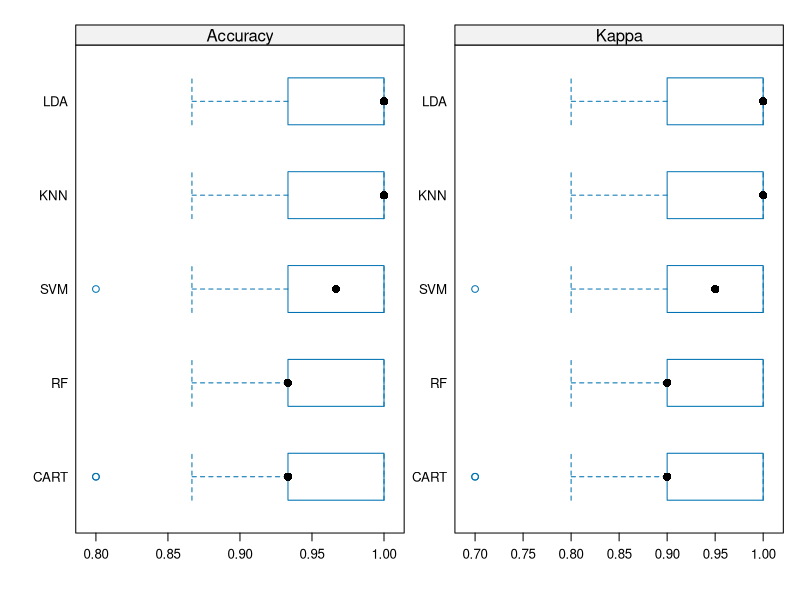
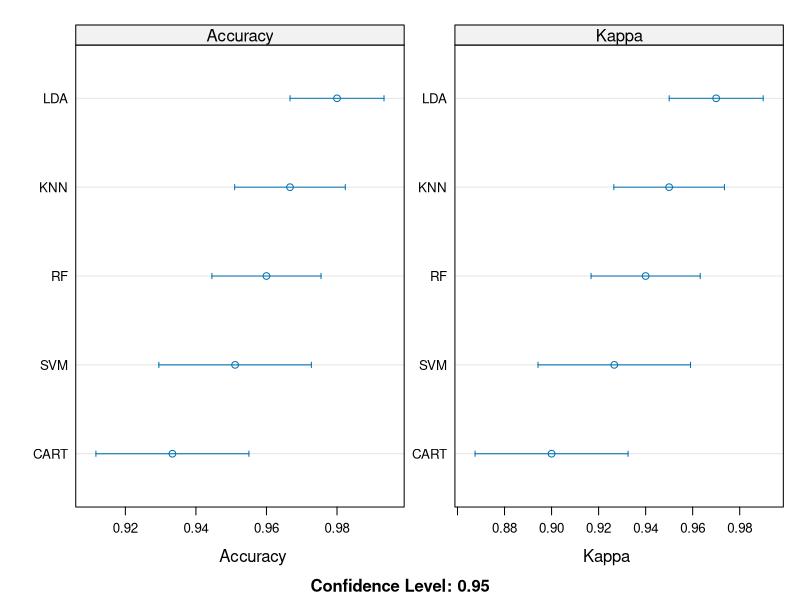
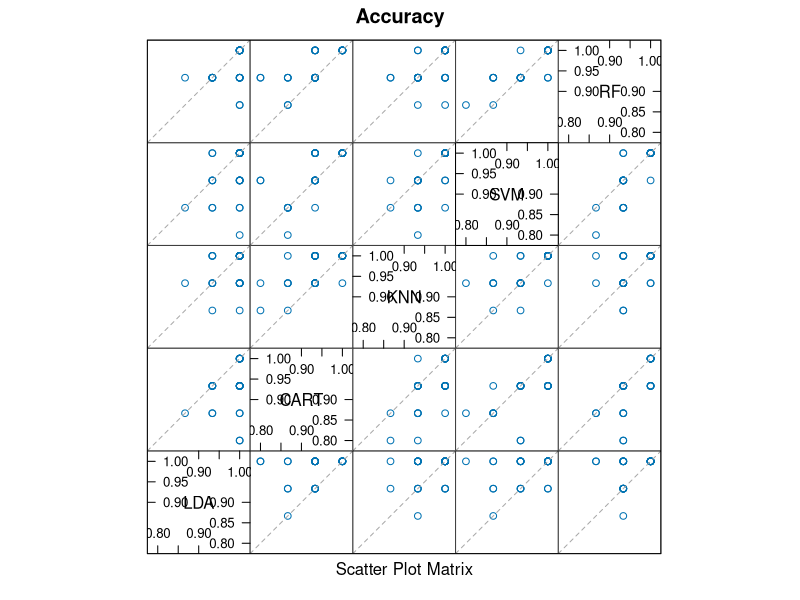
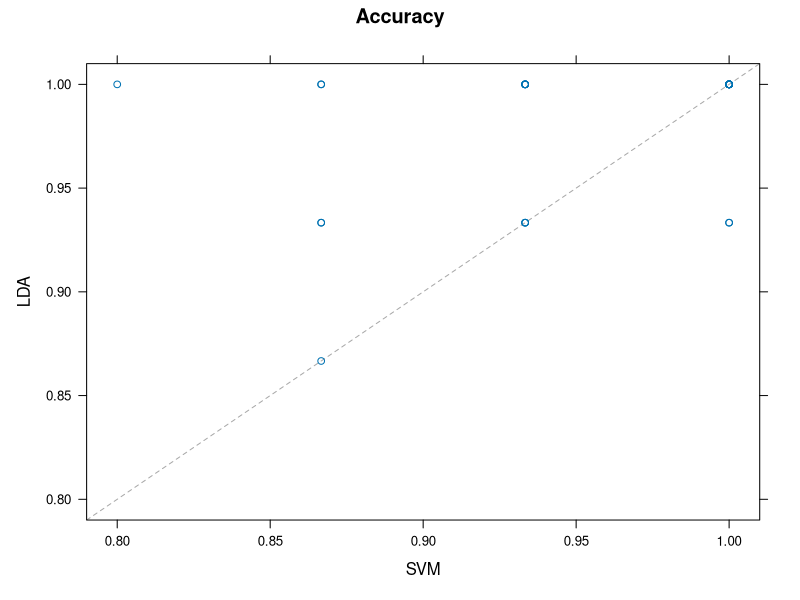
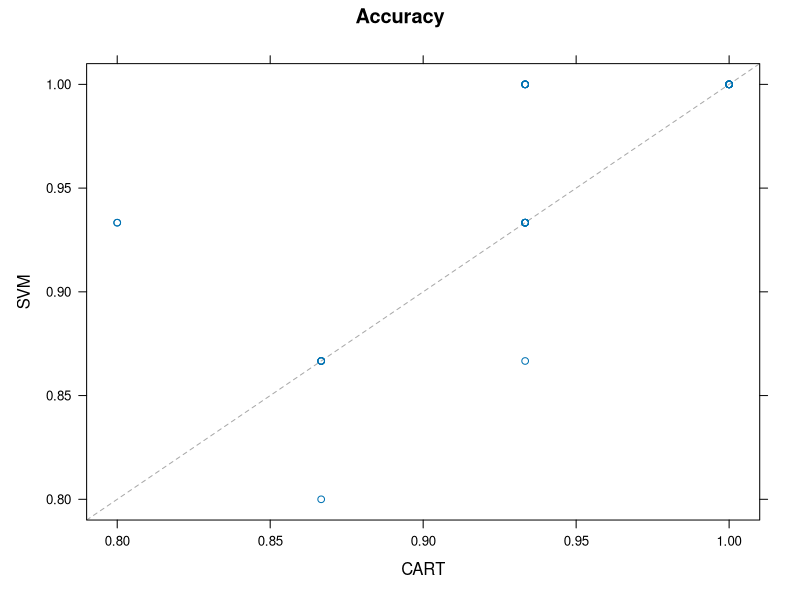

These charts were generated, in order, by the following R code:
# Load necessary libraries
library(caret)
library(e1071)
library(randomForest)
library(kernlab)
library(rpart)

# Load the Iris dataset (this dataset is included in R)
data(iris)

#Train the models
# Define train control
train_control <- trainControl(method = "repeatedcv", number = 10, repeats = 3)

### LDA ----
set.seed(7)
iris_model_lda <- train(Species ~ ., data = iris,
                        method = "lda", trControl = train_control)
### CART ----
set.seed(7)
iris_model_cart <- train(Species ~ ., data = iris,
                         method = "rpart", trControl = train_control)
### KNN ----
set.seed(7)
iris_model_knn <- train(Species ~ ., data = iris,
                        method = "knn", trControl = train_control)
### SVM ----
set.seed(7)
iris_model_svm <- train(Species ~ ., data = iris,
                        method = "svmRadial", trControl = train_control)
### Random Forest ----
set.seed(7)
iris_model_rf <- train(Species ~ ., data = iris,
                       method = "rf", trControl = train_control)
## Call the `resamples` Function ----
results <- resamples(list(LDA = iris_model_lda, CART = iris_model_cart,
                          KNN = iris_model_knn, SVM = iris_model_svm,
                          RF = iris_model_rf))

## 1. Table Summary ----
summary(results)

## 2. Box and Whisker Plot ----
scales <- list(x = list(relation = "free"), y = list(relation = "free"))
bwplot(results, scales = scales)

## 3. Dot Plots ----
dotplot(results, scales = scales)

## 4. Scatter Plot Matrix ----
splom(results)

## 5. Pairwise xyPlots ----
xyplot(results, models = c("LDA", "SVM"))
xyplot(results, models = c("SVM", "CART"))

## 6. Statistical Significance Tests ----
diffs <- diff(results)

summary(diffs)
